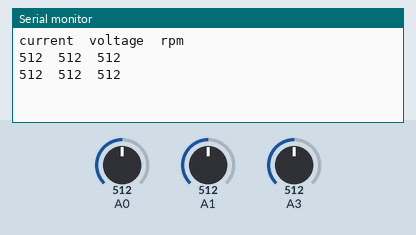
This sketch was run on a simulated Arduino Uno, built with avr-gcc and run on an emulated ATmega328P. Parts: the last lines printed to the serial monitor. Inputs (shaded band) come from the test bench; at power-on: A0 = 512, A1 = 512, A3 = 512.

Above: at 1.8 s.
1.9 s: A0 set to 716
At 2.8 s:
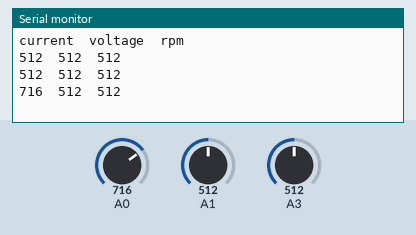
3.4 s: A1 set to 716
At 4.7 s:
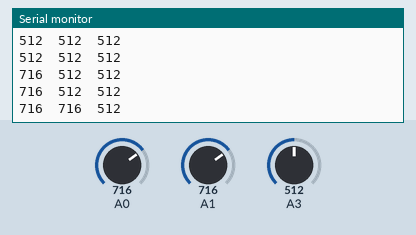
4.9 s: A3 set to 716
At 5.5 s:
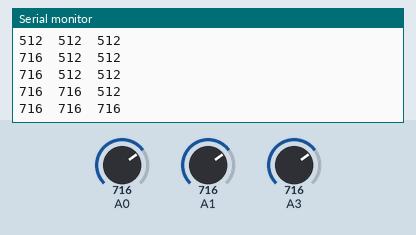
6.4 s: A0 set to 900
At 7.7 s:
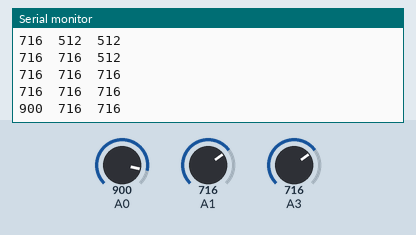
7.9 s: A1 set to 900
At 8.8 s:
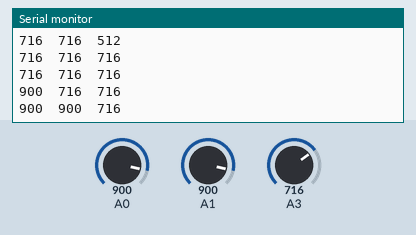
9.4 s: A3 set to 900
At 10.7 s:
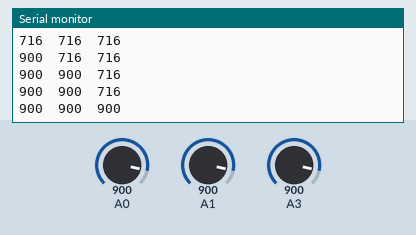
Timing chart, 0 to 11.9 s (numbered marks = the images above; inputs shaded):
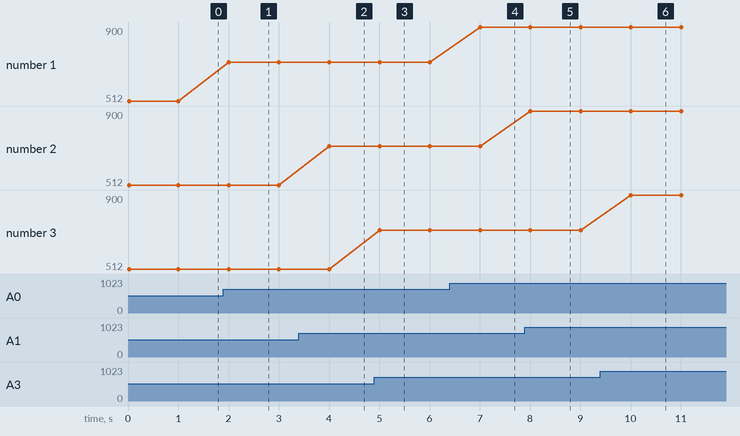

Measured:
- after the input at 1.9 s, the serial monitor: prints a new line after 0.10 s (image 1)
- after the input at 3.4 s, the serial monitor: prints a new line after 0.60 s (image 2)
- after the input at 4.9 s, the serial monitor: prints a new line after 0.10 s (image 3)
- after the input at 6.4 s, the serial monitor: prints a new line after 0.61 s (image 4)
- after the input at 7.9 s, the serial monitor: prints a new line after 0.11 s (image 5)
- after the input at 9.4 s, the serial monitor: prints a new line after 0.61 s (image 6)
- plotted number 1: 512 → 716 after the input at 1.9 s, 716 → 900 after the input at 6.4 s

The sketch:

struct_joy.ino
```cpp
typedef struct _Record //struct

{


  int x; //4byte

  int y;

  int poten; //4


}Record;


void setup() {


Serial.begin(9600);

Serial.print("current");

Serial.print('\t');

Serial.print("voltage");

Serial.print('\t');

Serial.println("rpm");


pinMode(7, INPUT);


}


void loop() {


Record joy;


joy.x = analogRead(A0);

joy.y = analogRead(A1);

joy.poten = analogRead(A3);


Serial.print(joy.x);

Serial.print('\t');

Serial.print(joy.y);

Serial.print('\t');

Serial.println(joy.poten);


delay(1000);

}
```
